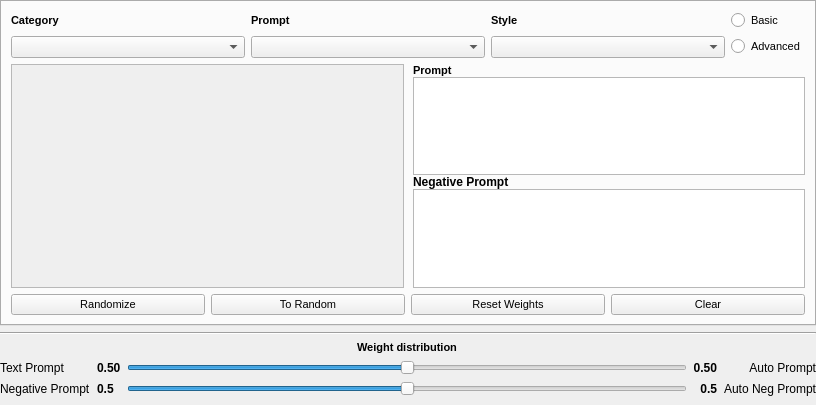
<?xml version="1.0" encoding="UTF-8"?>
<ui version="4.0">
 <class>Form</class>
 <widget class="QWidget" name="Form">
  <property name="geometry">
   <rect>
    <x>0</x>
    <y>0</y>
    <width>816</width>
    <height>405</height>
   </rect>
  </property>
  <property name="sizePolicy">
   <sizepolicy hsizetype="Preferred" vsizetype="Minimum">
    <horstretch>0</horstretch>
    <verstretch>0</verstretch>
   </sizepolicy>
  </property>
  <property name="minimumSize">
   <size>
    <width>0</width>
    <height>405</height>
   </size>
  </property>
  <property name="font">
   <font>
    <pointsize>9</pointsize>
   </font>
  </property>
  <property name="windowTitle">
   <string>Form</string>
  </property>
  <layout class="QGridLayout" name="gridLayout">
   <property name="leftMargin">
    <number>0</number>
   </property>
   <property name="topMargin">
    <number>0</number>
   </property>
   <property name="rightMargin">
    <number>0</number>
   </property>
   <property name="bottomMargin">
    <number>9</number>
   </property>
   <item row="1" column="0">
    <widget class="Line" name="line">
     <property name="orientation">
      <enum>Qt::Horizontal</enum>
     </property>
    </widget>
   </item>
   <item row="2" column="0">
    <layout class="QGridLayout" name="weights">
     <item row="2" column="4">
      <widget class="QLabel" name="label_5">
       <property name="font">
        <font>
         <pointsize>9</pointsize>
         <bold>false</bold>
        </font>
       </property>
       <property name="text">
        <string>Auto Neg Prompt</string>
       </property>
       <property name="alignment">
        <set>Qt::AlignRight|Qt::AlignTrailing|Qt::AlignVCenter</set>
       </property>
      </widget>
     </item>
     <item row="1" column="0">
      <widget class="QLabel" name="label_4">
       <property name="font">
        <font>
         <pointsize>9</pointsize>
         <bold>false</bold>
        </font>
       </property>
       <property name="text">
        <string>Text Prompt</string>
       </property>
       <property name="alignment">
        <set>Qt::AlignLeading|Qt::AlignLeft|Qt::AlignVCenter</set>
       </property>
      </widget>
     </item>
     <item row="1" column="4">
      <widget class="QLabel" name="label_3">
       <property name="font">
        <font>
         <pointsize>9</pointsize>
         <bold>false</bold>
        </font>
       </property>
       <property name="text">
        <string>Auto Prompt</string>
       </property>
       <property name="alignment">
        <set>Qt::AlignRight|Qt::AlignTrailing|Qt::AlignVCenter</set>
       </property>
      </widget>
     </item>
     <item row="2" column="2">
      <widget class="QSlider" name="negative_prompt_weight_distribution_slider">
       <property name="sizePolicy">
        <sizepolicy hsizetype="MinimumExpanding" vsizetype="Fixed">
         <horstretch>0</horstretch>
         <verstretch>0</verstretch>
        </sizepolicy>
       </property>
       <property name="minimumSize">
        <size>
         <width>50</width>
         <height>0</height>
        </size>
       </property>
       <property name="maximum">
        <number>100</number>
       </property>
       <property name="pageStep">
        <number>1</number>
       </property>
       <property name="value">
        <number>50</number>
       </property>
       <property name="orientation">
        <enum>Qt::Horizontal</enum>
       </property>
       <property name="tickPosition">
        <enum>QSlider::NoTicks</enum>
       </property>
       <property name="tickInterval">
        <number>1</number>
       </property>
      </widget>
     </item>
     <item row="1" column="2">
      <widget class="QSlider" name="prompt_weight_distribution_slider">
       <property name="sizePolicy">
        <sizepolicy hsizetype="MinimumExpanding" vsizetype="Fixed">
         <horstretch>0</horstretch>
         <verstretch>0</verstretch>
        </sizepolicy>
       </property>
       <property name="minimumSize">
        <size>
         <width>50</width>
         <height>0</height>
        </size>
       </property>
       <property name="font">
        <font>
         <pointsize>10</pointsize>
        </font>
       </property>
       <property name="maximum">
        <number>100</number>
       </property>
       <property name="pageStep">
        <number>1</number>
       </property>
       <property name="value">
        <number>50</number>
       </property>
       <property name="orientation">
        <enum>Qt::Horizontal</enum>
       </property>
       <property name="tickPosition">
        <enum>QSlider::NoTicks</enum>
       </property>
       <property name="tickInterval">
        <number>1</number>
       </property>
      </widget>
     </item>
     <item row="1" column="3">
      <widget class="QLabel" name="auto_prompt_weight_label">
       <property name="font">
        <font>
         <pointsize>9</pointsize>
         <bold>true</bold>
        </font>
       </property>
       <property name="text">
        <string>0.50</string>
       </property>
       <property name="alignment">
        <set>Qt::AlignRight|Qt::AlignTrailing|Qt::AlignVCenter</set>
       </property>
      </widget>
     </item>
     <item row="2" column="1">
      <widget class="QLabel" name="negative_text_prompt_weight_label">
       <property name="font">
        <font>
         <pointsize>9</pointsize>
         <bold>true</bold>
        </font>
       </property>
       <property name="text">
        <string>0.5</string>
       </property>
       <property name="alignment">
        <set>Qt::AlignLeading|Qt::AlignLeft|Qt::AlignVCenter</set>
       </property>
      </widget>
     </item>
     <item row="2" column="0">
      <widget class="QLabel" name="label_6">
       <property name="font">
        <font>
         <pointsize>9</pointsize>
         <bold>false</bold>
        </font>
       </property>
       <property name="text">
        <string>Negative Prompt</string>
       </property>
       <property name="alignment">
        <set>Qt::AlignLeading|Qt::AlignLeft|Qt::AlignVCenter</set>
       </property>
      </widget>
     </item>
     <item row="0" column="2">
      <widget class="QLabel" name="label_7">
       <property name="font">
        <font>
         <pointsize>8</pointsize>
         <bold>true</bold>
        </font>
       </property>
       <property name="text">
        <string>Weight distribution</string>
       </property>
       <property name="alignment">
        <set>Qt::AlignCenter</set>
       </property>
      </widget>
     </item>
     <item row="2" column="3">
      <widget class="QLabel" name="negative_auto_prompt_weight_label">
       <property name="font">
        <font>
         <pointsize>9</pointsize>
         <bold>true</bold>
        </font>
       </property>
       <property name="text">
        <string>0.5</string>
       </property>
       <property name="alignment">
        <set>Qt::AlignRight|Qt::AlignTrailing|Qt::AlignVCenter</set>
       </property>
      </widget>
     </item>
     <item row="1" column="1">
      <widget class="QLabel" name="text_prompt_weight_label">
       <property name="font">
        <font>
         <pointsize>9</pointsize>
         <bold>true</bold>
        </font>
       </property>
       <property name="text">
        <string>0.50</string>
       </property>
       <property name="alignment">
        <set>Qt::AlignLeading|Qt::AlignLeft|Qt::AlignVCenter</set>
       </property>
      </widget>
     </item>
    </layout>
   </item>
   <item row="0" column="0">
    <widget class="QTabWidget" name="tabs">
     <property name="sizePolicy">
      <sizepolicy hsizetype="Minimum" vsizetype="Expanding">
       <horstretch>0</horstretch>
       <verstretch>0</verstretch>
      </sizepolicy>
     </property>
     <property name="font">
      <font>
       <pointsize>9</pointsize>
      </font>
     </property>
     <property name="styleSheet">
      <string notr="true"/>
     </property>
     <property name="currentIndex">
      <number>0</number>
     </property>
     <property name="tabBarAutoHide">
      <bool>true</bool>
     </property>
     <widget class="QWidget" name="advanced">
      <property name="sizePolicy">
       <sizepolicy hsizetype="Preferred" vsizetype="Minimum">
        <horstretch>0</horstretch>
        <verstretch>0</verstretch>
       </sizepolicy>
      </property>
      <property name="minimumSize">
       <size>
        <width>0</width>
        <height>300</height>
       </size>
      </property>
      <attribute name="title">
       <string>Advanced</string>
      </attribute>
      <layout class="QGridLayout" name="gridLayout_2">
       <item row="1" column="0">
        <layout class="QGridLayout" name="gridLayout_9">
         <property name="horizontalSpacing">
          <number>9</number>
         </property>
         <item row="0" column="1">
          <widget class="QScrollArea" name="scrollArea">
           <property name="sizePolicy">
            <sizepolicy hsizetype="MinimumExpanding" vsizetype="Expanding">
             <horstretch>0</horstretch>
             <verstretch>0</verstretch>
            </sizepolicy>
           </property>
           <property name="minimumSize">
            <size>
             <width>250</width>
             <height>120</height>
            </size>
           </property>
           <property name="widgetResizable">
            <bool>true</bool>
           </property>
           <widget class="QWidget" name="scroll_grid">
            <property name="geometry">
             <rect>
              <x>0</x>
              <y>0</y>
              <width>390</width>
              <height>214</height>
             </rect>
            </property>
           </widget>
          </widget>
         </item>
         <item row="0" column="2">
          <layout class="QVBoxLayout" name="verticalLayout_3">
           <item>
            <widget class="QLabel" name="label_16">
             <property name="sizePolicy">
              <sizepolicy hsizetype="Maximum" vsizetype="Preferred">
               <horstretch>0</horstretch>
               <verstretch>0</verstretch>
              </sizepolicy>
             </property>
             <property name="maximumSize">
              <size>
               <width>200</width>
               <height>16777215</height>
              </size>
             </property>
             <property name="font">
              <font>
               <pointsize>8</pointsize>
               <bold>true</bold>
              </font>
             </property>
             <property name="text">
              <string>Prompt</string>
             </property>
            </widget>
           </item>
           <item>
            <widget class="QTextBrowser" name="advanced_prompt_text">
             <property name="sizePolicy">
              <sizepolicy hsizetype="MinimumExpanding" vsizetype="Expanding">
               <horstretch>0</horstretch>
               <verstretch>0</verstretch>
              </sizepolicy>
             </property>
             <property name="minimumSize">
              <size>
               <width>200</width>
               <height>0</height>
              </size>
             </property>
             <property name="maximumSize">
              <size>
               <width>16777215</width>
               <height>16777215</height>
              </size>
             </property>
             <property name="font">
              <font>
               <pointsize>8</pointsize>
              </font>
             </property>
             <property name="readOnly">
              <bool>false</bool>
             </property>
            </widget>
           </item>
           <item>
            <widget class="QLabel" name="label_17">
             <property name="sizePolicy">
              <sizepolicy hsizetype="Maximum" vsizetype="Preferred">
               <horstretch>0</horstretch>
               <verstretch>0</verstretch>
              </sizepolicy>
             </property>
             <property name="maximumSize">
              <size>
               <width>200</width>
               <height>16777215</height>
              </size>
             </property>
             <property name="font">
              <font>
               <pointsize>9</pointsize>
               <bold>true</bold>
              </font>
             </property>
             <property name="text">
              <string>Negative Prompt</string>
             </property>
            </widget>
           </item>
           <item>
            <widget class="QTextBrowser" name="advanced_negative_prompt_text">
             <property name="sizePolicy">
              <sizepolicy hsizetype="MinimumExpanding" vsizetype="Expanding">
               <horstretch>0</horstretch>
               <verstretch>0</verstretch>
              </sizepolicy>
             </property>
             <property name="minimumSize">
              <size>
               <width>200</width>
               <height>0</height>
              </size>
             </property>
             <property name="maximumSize">
              <size>
               <width>16777215</width>
               <height>16777215</height>
              </size>
             </property>
             <property name="font">
              <font>
               <pointsize>8</pointsize>
              </font>
             </property>
             <property name="readOnly">
              <bool>false</bool>
             </property>
            </widget>
           </item>
          </layout>
         </item>
        </layout>
       </item>
       <item row="2" column="0">
        <layout class="QHBoxLayout" name="horizontalLayout_3">
         <item>
          <widget class="QPushButton" name="randomize_values_button">
           <property name="sizePolicy">
            <sizepolicy hsizetype="MinimumExpanding" vsizetype="Fixed">
             <horstretch>0</horstretch>
             <verstretch>0</verstretch>
            </sizepolicy>
           </property>
           <property name="minimumSize">
            <size>
             <width>20</width>
             <height>0</height>
            </size>
           </property>
           <property name="maximumSize">
            <size>
             <width>16777215</width>
             <height>16777215</height>
            </size>
           </property>
           <property name="font">
            <font>
             <pointsize>8</pointsize>
            </font>
           </property>
           <property name="text">
            <string>Randomize</string>
           </property>
          </widget>
         </item>
         <item>
          <widget class="QPushButton" name="values_to_random_button">
           <property name="sizePolicy">
            <sizepolicy hsizetype="MinimumExpanding" vsizetype="Minimum">
             <horstretch>0</horstretch>
             <verstretch>0</verstretch>
            </sizepolicy>
           </property>
           <property name="minimumSize">
            <size>
             <width>20</width>
             <height>0</height>
            </size>
           </property>
           <property name="maximumSize">
            <size>
             <width>16777215</width>
             <height>16777215</height>
            </size>
           </property>
           <property name="font">
            <font>
             <pointsize>8</pointsize>
            </font>
           </property>
           <property name="text">
            <string>To Random</string>
           </property>
          </widget>
         </item>
         <item>
          <widget class="QPushButton" name="reset_weights_button">
           <property name="sizePolicy">
            <sizepolicy hsizetype="MinimumExpanding" vsizetype="Fixed">
             <horstretch>0</horstretch>
             <verstretch>0</verstretch>
            </sizepolicy>
           </property>
           <property name="minimumSize">
            <size>
             <width>20</width>
             <height>0</height>
            </size>
           </property>
           <property name="maximumSize">
            <size>
             <width>16777215</width>
             <height>16777215</height>
            </size>
           </property>
           <property name="font">
            <font>
             <pointsize>8</pointsize>
            </font>
           </property>
           <property name="text">
            <string>Reset Weights</string>
           </property>
          </widget>
         </item>
         <item>
          <widget class="QPushButton" name="clear_values_button">
           <property name="sizePolicy">
            <sizepolicy hsizetype="MinimumExpanding" vsizetype="Fixed">
             <horstretch>0</horstretch>
             <verstretch>0</verstretch>
            </sizepolicy>
           </property>
           <property name="minimumSize">
            <size>
             <width>20</width>
             <height>0</height>
            </size>
           </property>
           <property name="maximumSize">
            <size>
             <width>16777215</width>
             <height>16777215</height>
            </size>
           </property>
           <property name="font">
            <font>
             <pointsize>8</pointsize>
            </font>
           </property>
           <property name="text">
            <string>Clear</string>
           </property>
          </widget>
         </item>
        </layout>
       </item>
       <item row="0" column="0">
        <layout class="QGridLayout" name="gridLayout_10">
         <item row="0" column="0">
          <widget class="QLabel" name="label_2">
           <property name="sizePolicy">
            <sizepolicy hsizetype="Maximum" vsizetype="Maximum">
             <horstretch>0</horstretch>
             <verstretch>0</verstretch>
            </sizepolicy>
           </property>
           <property name="font">
            <font>
             <pointsize>8</pointsize>
             <bold>true</bold>
            </font>
           </property>
           <property name="text">
            <string>Category</string>
           </property>
          </widget>
         </item>
         <item row="0" column="1">
          <widget class="QLabel" name="label">
           <property name="sizePolicy">
            <sizepolicy hsizetype="Maximum" vsizetype="Preferred">
             <horstretch>0</horstretch>
             <verstretch>0</verstretch>
            </sizepolicy>
           </property>
           <property name="font">
            <font>
             <pointsize>8</pointsize>
             <bold>true</bold>
            </font>
           </property>
           <property name="text">
            <string>Prompt</string>
           </property>
          </widget>
         </item>
         <item row="1" column="2">
          <widget class="QComboBox" name="advanced_style">
           <property name="sizePolicy">
            <sizepolicy hsizetype="MinimumExpanding" vsizetype="Fixed">
             <horstretch>0</horstretch>
             <verstretch>0</verstretch>
            </sizepolicy>
           </property>
           <property name="minimumSize">
            <size>
             <width>80</width>
             <height>22</height>
            </size>
           </property>
           <property name="maximumSize">
            <size>
             <width>16777215</width>
             <height>16777215</height>
            </size>
           </property>
           <property name="font">
            <font>
             <pointsize>9</pointsize>
            </font>
           </property>
          </widget>
         </item>
         <item row="1" column="1">
          <widget class="QComboBox" name="advanced_prompt">
           <property name="sizePolicy">
            <sizepolicy hsizetype="MinimumExpanding" vsizetype="Fixed">
             <horstretch>0</horstretch>
             <verstretch>0</verstretch>
            </sizepolicy>
           </property>
           <property name="minimumSize">
            <size>
             <width>80</width>
             <height>22</height>
            </size>
           </property>
           <property name="maximumSize">
            <size>
             <width>16777215</width>
             <height>16777215</height>
            </size>
           </property>
           <property name="font">
            <font>
             <pointsize>9</pointsize>
            </font>
           </property>
          </widget>
         </item>
         <item row="1" column="0">
          <widget class="QComboBox" name="advanced_category">
           <property name="sizePolicy">
            <sizepolicy hsizetype="MinimumExpanding" vsizetype="Fixed">
             <horstretch>0</horstretch>
             <verstretch>0</verstretch>
            </sizepolicy>
           </property>
           <property name="minimumSize">
            <size>
             <width>80</width>
             <height>22</height>
            </size>
           </property>
           <property name="maximumSize">
            <size>
             <width>16777215</width>
             <height>16777215</height>
            </size>
           </property>
           <property name="font">
            <font>
             <pointsize>9</pointsize>
            </font>
           </property>
          </widget>
         </item>
         <item row="0" column="2">
          <widget class="QLabel" name="label_11">
           <property name="sizePolicy">
            <sizepolicy hsizetype="Maximum" vsizetype="Preferred">
             <horstretch>0</horstretch>
             <verstretch>0</verstretch>
            </sizepolicy>
           </property>
           <property name="font">
            <font>
             <pointsize>8</pointsize>
             <bold>true</bold>
            </font>
           </property>
           <property name="text">
            <string>Style</string>
           </property>
          </widget>
         </item>
         <item row="1" column="3">
          <widget class="QRadioButton" name="advanced_radio">
           <property name="font">
            <font>
             <pointsize>8</pointsize>
            </font>
           </property>
           <property name="text">
            <string>Advanced</string>
           </property>
          </widget>
         </item>
         <item row="0" column="3">
          <widget class="QRadioButton" name="basic_radio">
           <property name="font">
            <font>
             <pointsize>8</pointsize>
            </font>
           </property>
           <property name="text">
            <string>Basic</string>
           </property>
          </widget>
         </item>
        </layout>
       </item>
      </layout>
     </widget>
    </widget>
   </item>
  </layout>
 </widget>
 <resources/>
 <connections/>
</ui>
